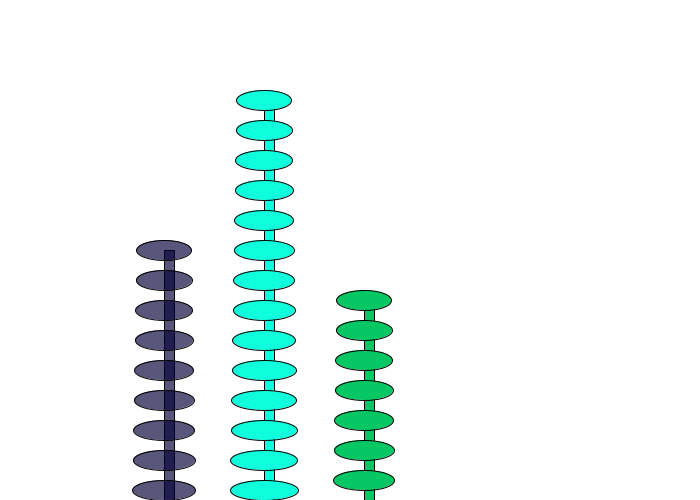
Frame 1 (no input)
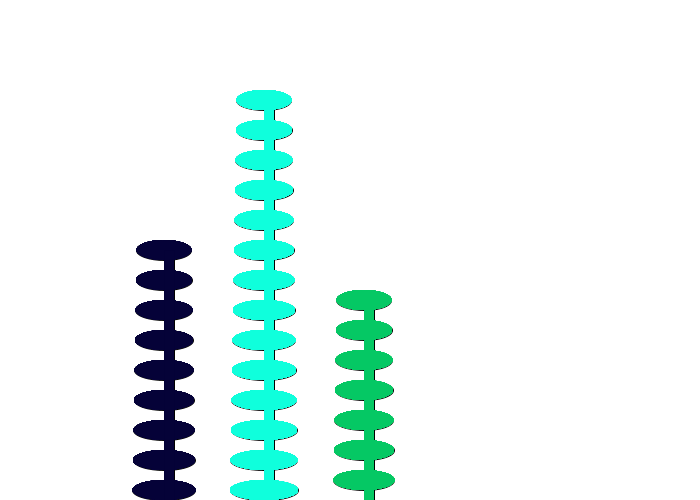
Frame 60 (the mouse pressed at the canvas centre just before this capture)
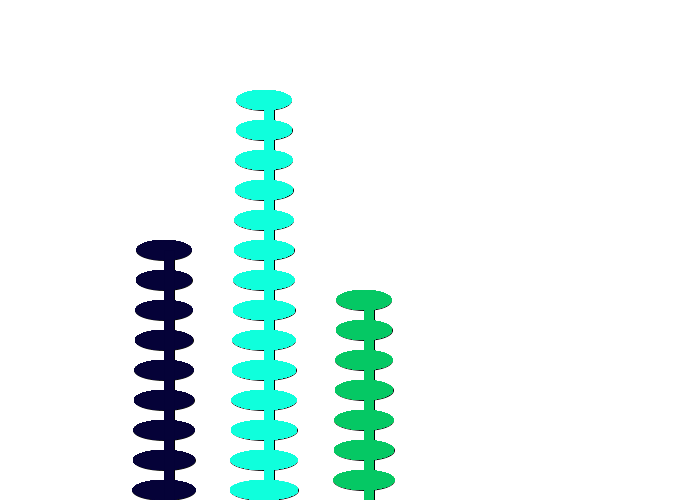
Frame 120 (the mouse held since frame 60 and released just before this capture)

The Processing sketch that drew these frames (run headless with seeded random() and noise(); from frame 60 on, the mouse is pressed at the canvas centre):

// Processing sketch: plant_classes
// ── plant_classes.pde
Plant kitty;
Plant margaret;
Plant bob;
int xPos;

void setup(){
  size (700, 500);
  background(255);
  xPos = int(random(100,200));
  
  kitty= new Plant(xPos);
  margaret = new Plant(xPos +100);
  bob = new Plant(xPos+200);

}

void draw(){
  color kittyColor = color(5,2,55,170);
  color mColor = color(15,255,220);
  color bColor = color(5,200,100);
  kitty.display(kittyColor, 10,250);
  margaret.display(mColor,20,100);
  bob.display(bColor,30,300);
  
  noStroke();
  //fill(50,250,90);
  //rect(0,255,700,150);
}
// ── Plant.pde
class Plant{
  //data for our plants
  float plantHeight;
  float x;
  color plantColor;
  int leaves;
  
  //constructor
  Plant(float _x){
    x=_x;
  }
  
  //methods
  void display(color _color, int _leaves, float _plantHeight){
    plantHeight = _plantHeight;
    fill(_color);
    rect(x, plantHeight, 10, 500);
    
    leaves= _leaves;
    
    for(int i= 0; i< leaves; i++){
      float lHeight = plantHeight + 30 * i;
      ellipse(x, lHeight, 50+(i+5), 20);
    }
  
}
}
